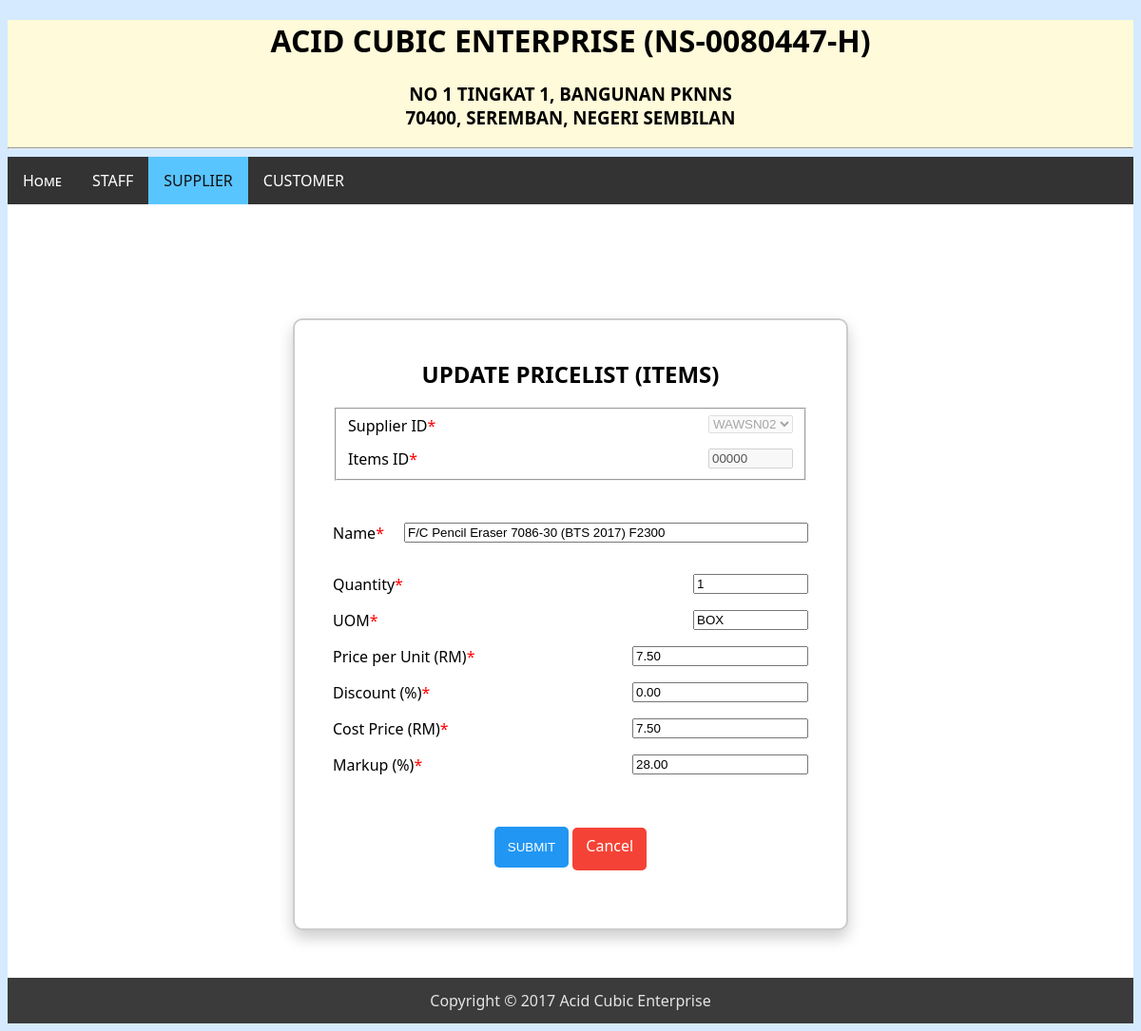
The app's page /updatesuppPL.php with its own data.
### tables this page shows
CREATE TABLE `items` (
  `itemsID` varchar(15) NOT NULL,
  `itemsName` varchar(100) NOT NULL,
  `itemsQuantity` int(11) NOT NULL DEFAULT '1',
  `itemsUOM` varchar(35) NOT NULL,
  `itemsPPU` decimal(10,2) NOT NULL,
  `itemsDisc` decimal(10,2) NOT NULL,
  `itemsCost` decimal(10,2) NOT NULL,
  `itemsMarkup` decimal(10,2) NOT NULL,
  `suppID` varchar(12) NOT NULL,
  `itemsRetail` decimal(10,2) NOT NULL,
  `itemsDate` timestamp NOT NULL DEFAULT CURRENT_TIMESTAMP ON UPDATE CURRENT_TIMESTAMP
);

### updatesuppPL.php (the view, shortened to what this page needs)
<!DOCTYPE html PUBLIC "-//W3C//DTD XHTML 1.0 Transitional//EN" "http://www.w3.org/TR/xhtml1/DTD/xhtml1-transitional.dtd">
<html xmlns="http://www.w3.org/1999/xhtml">
<head>
</head>
<body>
<div class="header">
<h1 align="center" class="animate">ACID CUBIC ENTERPRISE (NS-0080447-H)
<h3 align="center" class="animate">NO 1 TINGKAT 1, BANGUNAN PKNNS<br>
  70400, SEREMBAN, NEGERI SEMBILAN</h3>
<hr>
</div>
</head>
<body>
<div class="menu">
<ul>
  <li><a href="home.php">Home</a></li>
  <li><a href="staffDetails.php">STAFF</a></li>
  <li><a class="active" href="supplierMenu.php">SUPPLIER</a></li>
  <li><a href="customerMenu.php">CUSTOMER</a></li>
</ul>
</div>
<?php
       $itemsID = $_GET['itemsID'];
       $dbc = mysqli_connect ("localhost","root","","acesystem");
       $sql = "select * from `items` where `itemsID` like '%$itemsID%' ";
       $result = mysqli_query($dbc,$sql);
        $row = mysqli_fetch_assoc($result)
  ?>
<div class="content">
  <div class="content2">
  <h2 align="center">UPDATE PRICELIST (ITEMS)</h2>
  <form class="form-horizontal" action="updatePLprocess.php?itemsID=<?php echo $itemsID;?>" method="post">
  <div class="form-group">
    <fieldset disabled="disabled">
    <label for="supplierID" style="float:left">
      <div align="left">Supplier ID<span style="color:red">*</span></div>
    </label>
    <div align="right">
      <?php
$dbc = mysqli_connect ("localhost", "root", "", "acesystem");
    $result = mysqli_query($dbc, $sql);
?>
      <select name="suppID">
        <?php
while ($line = mysqli_fetch_array($result, MYSQL_ASSOC))
{
?>
        <option value="<?php echo $line['suppID'];?>"> <?php echo $line['suppID'];?> </option>
        <?php
}
?>
      </select>
    </div>
    <p>
    <label for="itemsID" style="float:left">Items ID<span style="color:red">*</span></label>
     <input name="itemsID" type="varchar" style="float:right" required class="form-control" value='<?=$row['itemsID'];?>' size="8" itemsID="itemsID"></label>
    </fieldset>
      <br><br>
    <label for="itemsName" style="float:left">Name<span style="color:red">*</span></label>
    <input class="form-control" name="itemsName" type="text" value='<?=$row['itemsName'];?>' itemsName="itemsName" style="float:right" size="50" required >
    <p>&nbsp;    </p>
    <label for="itemsQuantity" style="float:left">Quantity<span style="color:red">*</span></label>
     <input name="itemsQuantity" type="int" value='<?=$row['itemsQuantity'];?>' itemsQuantity="itemsQuantity" style="float:right" size="12" required>
     <p>&nbsp;    </p>
     <label for="itemsUOM" style="float:left">UOM<span style="color:red">*</span></label>
     <input name="itemsUOM" type="varchar" value='<?=$row['itemsUOM'];?>' itemsUOM="itemsUOM" style="float:right" size="12" required >
     <p>&nbsp;    </p>
      <label for="itemsPPU" style="float:left">Price per Unit (RM)<span style="color:red">*</span></label>
      <input name="itemsPPU" type="decimal" style="float:right" value='<?=$row['itemsPPU'];?>' itemsPPU="itemsPPU" required><p>&nbsp;    </p>
     <label for="itemsDisc" style="float:left">Discount (%)<span style="color:red">*</span></label>
     <input name="itemsDisc" type="decimal" value='<?=$row['itemsDisc'];?>' itemsDisc="itemsDisc" style="float:right" required>
     <p>&nbsp;    </p>
     <label for="itemsCost" style="float:left">Cost Price (RM)<span style="color:red">*</span></label>
     <input name="itemsCost" type="decimal" value='<?=$row['itemsCost'];?>' itemsCost="itemsCost" style="float:right" required>
     <p>&nbsp;    </p>
     <label for="itemsMarkup" style="float:left">Markup (%)<span style="color:red">*</span></label>
     <input name="itemsMarkup" type="decimal" value='<?=$row['itemsMarkup'];?>' itemsMarkup="itemsMarkup" style="float:right" required>
     <p>&nbsp;    </p>
     <center>
       <p>&nbsp;         </p>
       <p>
         <input name="btnsubmit" type="submit" class="btn info" value="SUBMIT">
         <span>   <a href='suppPL.php' class="btn delete">Cancel</a></span></p>
     </center>
     <p>&nbsp;</p>
  </form>
  </div>
</div>
<div class="footer">
Copyright © 2017 Acid Cubic Enterprise<br>
</div>
</body>
</html>

### updatesuppPL.php (style rules this page uses)
.footer { background:#3B3B3B; text-align:center; color:#E4E4E4; padding-top:13px; padding-bottom:13px; }
.btn { border: none; color: white; padding: 14px 14px; cursor: pointer; border-radius:5px; }
.info { background-color: #2196F3; }
.delete { background-color: #f44336; padding-top:8px; padding-bottom:15px; }
ul { list-style-type: none; margin: 0; padding: 0; overflow: hidden; background-color: #333; font-family:"Segoe UI"; font-variant:small-caps; }
li { float: left; }
li a, .dropbtn { display: inline-block; color: white; text-align: center; padding: 14px 16px; text-decoration: none; }
.active { background-color: #59C5FF; color: #111 }
.header { background-color:#FFFAD9; }
.content { background-color:#FFF; margin-top:0; padding-top: 50px; padding-bottom: 0px; }
h1,h2,h3,h4,h5,h6 { font-family: "Century Gothic","Segoe UI"; }
.animate { -webkit-animation: animatezoom 0.6s; animation: animatezoom 0.6s }
body { background-color: #D5EAFF; font-family:"Segoe UI"; }
a:link { text-decoration: none; }
.content2 { background-color:#FFF; width:500px; height:600px; margin:50px auto; font:"Century Gothic"; border-radius:10px; border:2px solid #ccc; padding:20px 40px 20px 40px; margin-top:70px; box-shadow: 0px 8px 16px 0px rgba(0,0,0,0.2); z-index: 1; }

### records on screen
items: itemsID "00000", itemsName "F/C Pencil Eraser 7086-30 (BTS 2017) F2300", itemsQuantity "1", itemsUOM "BOX", itemsPPU "7.50", itemsDisc "0.00", itemsCost "7.50", itemsMarkup "28.00"

### other values on screen
form field suppID "WAWSN02"
